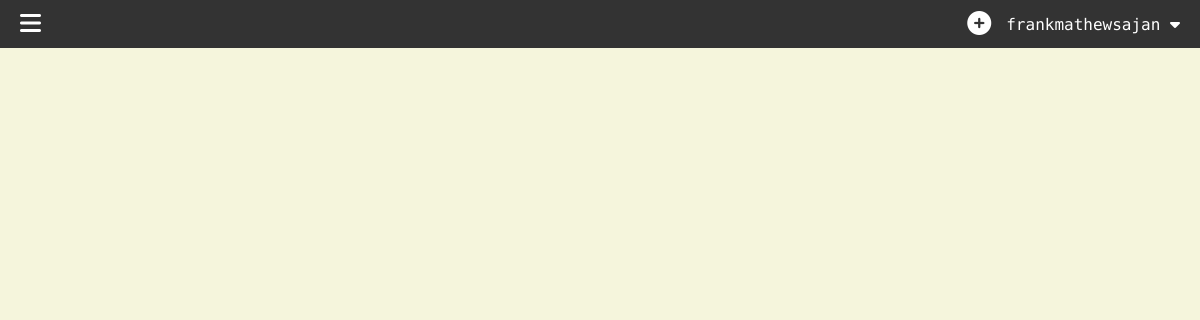
Page /groups/ (signed in) on the earlier database version.
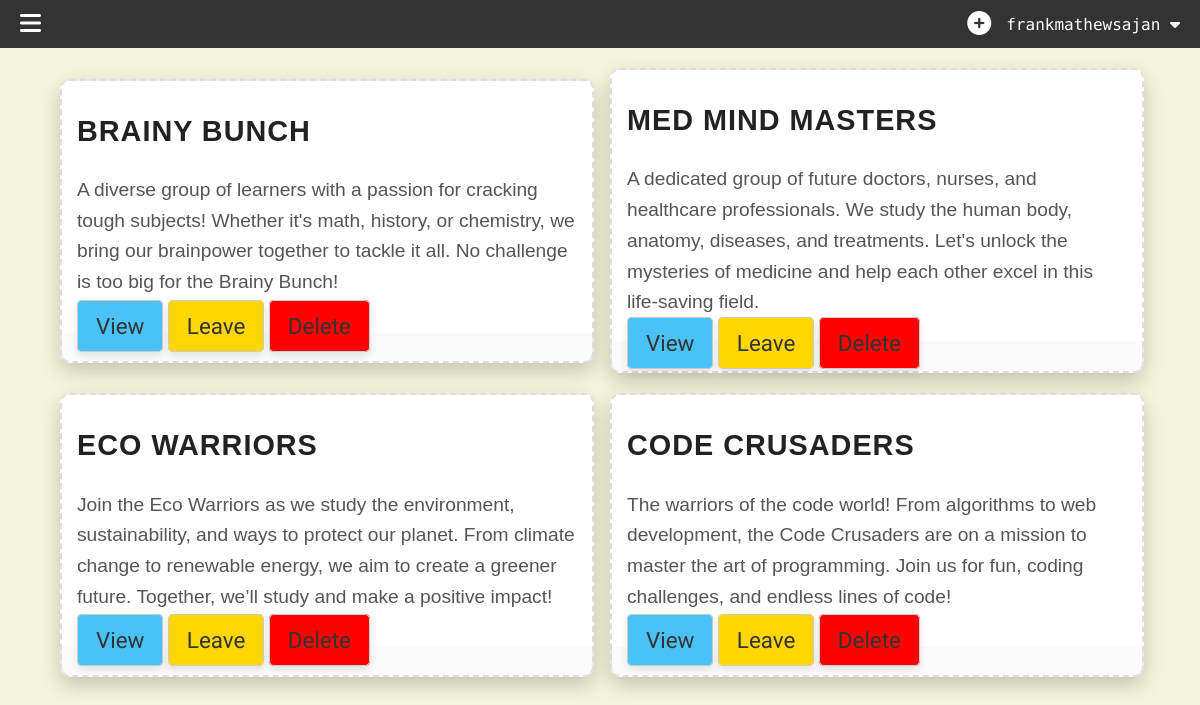
Same page on the later database version.
### learn/models.py (models this page shows, shortened)
class StudyGroup(models.Model):
    class_name = models.CharField(max_length=100)
    description = models.TextField()
    subject = models.CharField(max_length=100)
    owner = models.ForeignKey(User, on_delete=models.CASCADE)
    members = models.ManyToManyField(User, related_name='members')
    created_at = models.DateTimeField(auto_now_add=True)
    updated_at = models.DateTimeField(auto_now=True)

### learn/views/views.py (the view)
# urls.py: path('groups/', views.groups, name='group_list'),
def groups(request):
    user_groups = StudyGroup.objects.filter(members=request.user) | StudyGroup.objects.filter(
        owner=request.user)
    return render(request, "learn/groups/all.html", {'group': user_groups})

### learn/context_processors.py (called while the page is built)
def study_groups(request):
    if request.user.is_authenticated:
        return {
            'groups': StudyGroup.objects.filter(members=request.user) | StudyGroup.objects.filter(
                owner=request.user)
        }
    return {'groups': []}

### templates/learn/groups/all.html (shortened to what this page needs)
{% extends 'learn/layout.html' %}
{% load static %}
{% block styles %}
    <link rel="stylesheet" href="{% static 'learn/css/index.css' %}">
{% endblock %}
{% block body %}
    <div class="body-center">
        {% for group in groups %}
            <div class="section-container">
                <div class="content">
                    <h1>{{ group.class_name }}</h1>
                    <p>{{ group.description }}</p>
                    <span>
                    <a href="/groups/{{ group.id }}/" style="background-color: #4ac1f7" class="btn">View</a>
                    <a href="/groups/{{ group.id }}/" class="btn">Leave</a>
                    <a href="/groups/{{ group.id }}/" style="background-color: red" class="btn">Delete</a>
                </span>
                </div>
            </div>
        {% endfor %}
    </div>
{% endblock %}

Differences in the rows shown:
added StudyGroup: class_name "BRAINY BUNCH", description "A diverse group of learners with a passion for cracking tough subjects! Whether it's math, history, or chemistry, we bring our brainpower together to tackle it all. No challenge is too big for the Brainy Bunch!"
added StudyGroup: class_name "MED MIND MASTERS", description "A dedicated group of future doctors, nurses, and healthcare professionals. We study the human body, anatomy, diseases, and treatments. Let's unlock the mysteries of medicine and help each other excel in this life-saving field."
added StudyGroup: class_name "ECO WARRIORS", description "Join the Eco Warriors as we study the environment, sustainability, and ways to protect our planet. From climate change to renewable energy, we aim to create a greener future. Together, we’ll study and make a positive impact!"
added StudyGroup: class_name "CODE CRUSADERS", description "The warriors of the code world! From algorithms to web development, the Code Crusaders are on a mission to master the art of programming. Join us for fun, coding challenges, and endless lines of code!"
